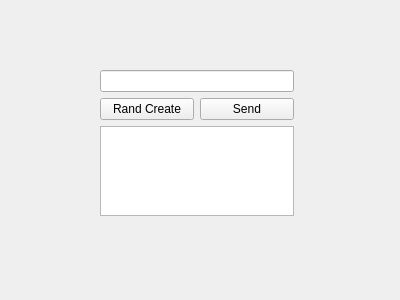
<?xml version="1.0" encoding="UTF-8"?>
<ui version="4.0">
 <class>JWidgetAddInvitationCode</class>
 <widget class="QWidget" name="JWidgetAddInvitationCode">
  <property name="geometry">
   <rect>
    <x>0</x>
    <y>0</y>
    <width>400</width>
    <height>300</height>
   </rect>
  </property>
  <property name="windowTitle">
   <string>Form</string>
  </property>
  <widget class="QWidget" name="gridLayoutWidget">
   <property name="geometry">
    <rect>
     <x>100</x>
     <y>70</y>
     <width>194</width>
     <height>146</height>
    </rect>
   </property>
   <layout class="QGridLayout" name="gridLayout">
    <item row="0" column="0" colspan="2">
     <widget class="QLineEdit" name="edt_code"/>
    </item>
    <item row="1" column="1">
     <widget class="QPushButton" name="btn_send">
      <property name="text">
       <string>Send</string>
      </property>
     </widget>
    </item>
    <item row="1" column="0">
     <widget class="QPushButton" name="btn_rand_create">
      <property name="text">
       <string>Rand Create</string>
      </property>
     </widget>
    </item>
    <item row="2" column="0" colspan="2">
     <widget class="QTextBrowser" name="textBrowser"/>
    </item>
   </layout>
  </widget>
 </widget>
 <resources/>
 <connections/>
</ui>
